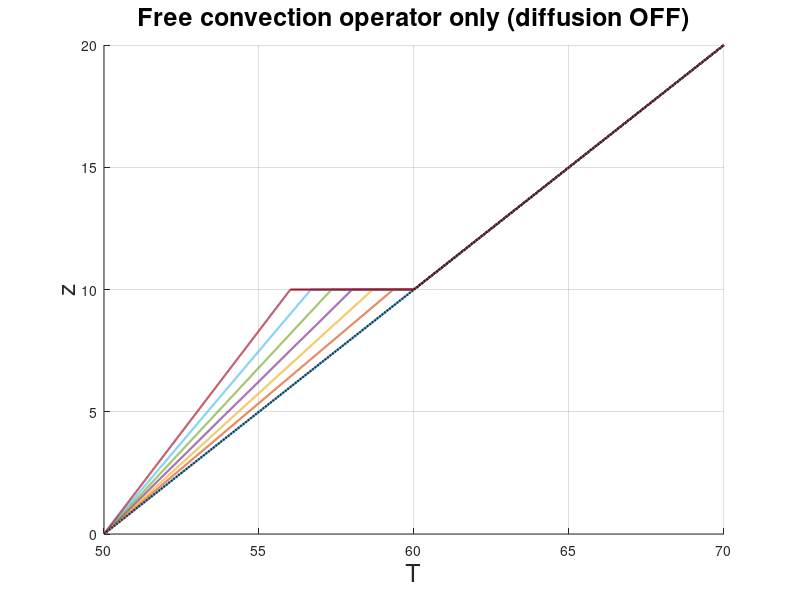

Write the MATLAB code that produced this figure. (Note: this script raises an error after producing the figure.)
%% Free convection + optional diffusion toy example (operator splitting)
clear; clc; close all;

%%% -----------------------------
%  Toggle diffusion on/off
%%% -----------------------------
enableDiffusion = false;   % <-- switch here

%% Spatial grid
z  = linspace(0,20,4000)';          % [m]
dz = z(2) - z(1);                    % [m]

%% Initial temperature profile
T0 = 50+z;                   % arbitrary linear profile

%% Concave initial temperature profile with fixed boundary values
% c = 0.08;     % curvature strength (>0 => concave)
% 
% T0 = 50 + z + c * z .* (10 - z);
% disp(T0(z==0.0025));
% disp(T0(z==10));
%% Dirichlet boundary conditions (constant temperatures)
T_left  = T0(1);
T_right = T0(end);

%% -----------------------------
%  Water material parameters (approx. at 25°C, 1 bar)
%% -----------------------------
rho_w = 997.6;        % [kg/m^3]
cp_w  = 4.177;         % [kJ/(kg*K)]
lambda_w = 0.6081;    % [W/(m*K)]
alpha = lambda_w / (rho_w * cp_w);   % [m^2/s]

%% Time steps to visualize
dt_list = [0,1,2,3,4,5,6]*7200;       % [s]

%% Plot
figure; hold on; grid on;

for dt = dt_list
    T = T0;

    % ------------------------------------------------------------
    % (1) Free convection operator update (Schäfer-consistent)
    % ------------------------------------------------------------

    % ids = (z >= 10 & z <= 20); % upward mixing
    % Tin  = 70;      % [°C] inlet temperature
    % z_in = 10;       % [m]
    % z_mix = 20;     % [m]
      
    ids = (z >= 0 & z <= 10); % downward mixing
    Tin  = 50;      % [°C] inlet temperature
    z_in = 10;       % [m]
    z_mix = 0;     % [m]
    
    % Mixing length
    L = z_mix - z_in;

    Tmix = T(ids);
    zloc = z(ids);
    
    % Integral I = ∫(Tin - T(z)) dz  (energy content of profile)
    I = abs(sum((Tin - Tmix)) * dz);      % [K*m]

    % Mixing power term (choose a toy value or derive it)
    Qdot_mix = -577;                  % [W]
    A_hws = 300;                     % [m^2]
    rho = rho_w;                   % [kg/m^3]
    cp  = cp_w;                    % [J/(kg*K)]

    
    % Time increment used by the operator (your Δt)
    dt_mix = dt;                   % [s] in your loop dt is the operator interval
    
    % Bracket term in Schäfer/Gerle formula
    bracket = I - abs((Qdot_mix) * dt_mix) / (rho * cp * A_hws);   % [K*m]
    
    % Geometric factor
    geom = 2 * (zloc - z_mix) / (L^2);    % [1/m]

    % Updated temperature profile
    T(ids) = Tin + geom .* bracket;

    % ------------------------------------------------------------
    % (2) Optional diffusion step: dT/dt = alpha * d²T/dz²
    % ------------------------------------------------------------
    if enableDiffusion
        T = diffuse_dirichlet_explicit(T, alpha, dz, dt, T_left, T_right);
    end


    plot(T, z, 'LineWidth', 1.5);
end

plot(T0, z, 'k--', 'LineWidth', 1.5);

xlabel('T', 'FontSize', 18);
ylabel('z', 'FontSize', 18);

if enableDiffusion
    title('Free convection operator + diffusion (Dirichlet BC)', 'FontSize', 18);
else
    title('Free convection operator only (diffusion OFF)', 'FontSize', 18);
end

legend(["\Deltat = " + string(dt_list) + " s",'initial'], ...
       'Location','best', 'FontSize', 12);
set(gca, 'FontSize', 14);

%% ------------------------------------------------------------
% Local function: explicit diffusion with Dirichlet BC
% ------------------------------------------------------------
function T = diffuse_dirichlet_explicit(T, alpha, dz, dt_total, T_left, T_right)
%DIFFUSE_DIRICHLET_EXPLICIT Explicit FD for 1D heat equation with Dirichlet BC.
%   dT/dt = alpha * d2T/dz2
%   T(1) and T(end) are kept constant.

    if dt_total <= 0
        T(1)   = T_left;
        T(end) = T_right;
        return;
    end

    % Stability condition for explicit scheme:
    % dt <= dz^2 / (2*alpha). Use safety factor.
    dt_stable = 0.45 * dz^2 / (2*alpha);

    nSteps = max(1, ceil(dt_total / dt_stable));
    dt     = dt_total / nSteps;

    N = numel(T);
    disp(nSteps);
    for k = 1:nSteps
        Tnew = T;

        % Second derivative (central differences) on interior nodes
        Tzz = (T(3:N) - 2*T(2:N-1) + T(1:N-2)) / dz^2;

        % Explicit update
        Tnew(2:N-1) = T(2:N-1) + alpha * dt * Tzz;

        % Dirichlet BC
        Tnew(1)   = T_left;
        Tnew(end) = T_right;

        T = Tnew;
    end
end
